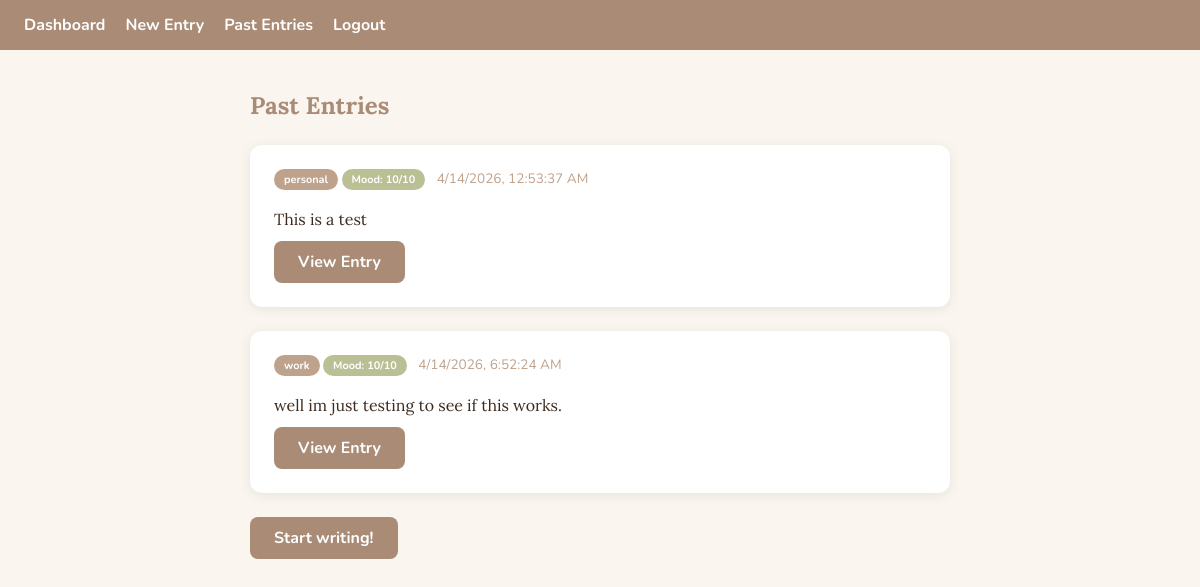
Screenshot of /entries (signed in) with the database file from the repository.
### app.py (models this page shows)
class Entry(db.Model):
                id = db.Column(db.Integer, primary_key=True)
                content = db.Column(db.Text, nullable=False)
                tags = db.Column(db.Text, nullable=True , default="")
                mode = db.Column(db.String(10), default="Personal")
                ai = db.Column(db.Text, nullable=True)
                mood = db.Column(db.Integer, nullable=True)
                created_at = db.Column(db.DateTime, default=datetime.utcnow)
                user_id = db.Column(db.Integer, db.ForeignKey('user.id'), nullable=False)

### app.py (the view)
@app.route('/entries')
@login_required
def entries():
       entries = Entry.query.filter_by(user_id=current_user.id).all()
       return render_template('entries.html', entries=entries)

### app.py (called while the page is built)
@login_manager.user_loader
def load_user(user_id):
    return User.query.get(int(user_id))

### templates/entries.html (shortened to what this page needs)
{% extends 'base.html' %}
{% block content %}
<h2>Past Entries</h2>
{% for entry in entries %}
<div class="entry-card">
    <div class="entry-meta">
        <span class="mode-badge">{{ entry.mode }}</span>
        <span class="mood-badge">Mood: {{ entry.mood }}/10</span>
        <span data-timestamp="{{ entry.created_at.strftime('%Y-%m-%dT%H:%M:%SZ') }}" class="local-time">{{
            entry.created_at.strftime('%B %d, %Y') }}</span>
    </div>
    <p class="entry-preview">{{ entry.content[:100] }}{% if entry.content|length > 100 %}...{% endif %}</p>
    <a href="{{ url_for('entry', id=entry.id) }}" class="btn">View Entry</a>
</div>
{% else %}
<p>No entries yet.</p>
{% endfor %}
<p><a href="{{ url_for('new_entry') }}" class="btn">Start writing!</a></p>
{% endblock %}

### static/style.css (style rules this page uses)
:root { --brown-dark: #A98B76; --brown-mid: #BFA28C; --cream: #F3E4C9; --sage: #BABF94; --text: #3d2b1f; --bg: #faf6ef; --white: #ffffff; }
body { background-color: var(--bg); color: var(--text); font-family: 'Lora', serif; margin: 0; padding: 0; }
h1, h2 { font-family: 'Lora', serif; color: var(--brown-dark); }
.entry-card { background-color: var(--white); border-radius: 12px; padding: 24px; box-shadow: 0 2px 12px rgba(0, 0, 0, 0.08); margin: 24px 0; }
.entry-card p { margin: 8px 0; line-height: 1.7; }
.btn { display: inline-block; background-color: var(--brown-dark); color: var(--white); padding: 10px 24px; border-radius: 8px; text-decoration: none; font-family: 'Nunito', sans-serif; font-weight: 700; }
.entry-meta { font-family: 'Nunito', sans-serif; font-size: 0.85em; color: var(--brown-mid); margin-bottom: 16px; }
.mood-badge { display: inline-block; background-color: var(--sage); color: var(--white); padding: 3px 10px; border-radius: 20px; font-family: 'Nunito', sans-serif; font-size: 0.8em; font-weight: 700; margin-right: 8px; }
.mode-badge { display: inline-block; background-color: var(--brown-mid); color: var(--white); padding: 3px 10px; border-radius: 20px; font-family: 'Nunito', sans-serif; font-size: 0.8em; font-weight: 700; }

### rows the page displays
Entry: mode "personal", mood "10", content "This is a test"
Entry: mode "work", mood "10", content "well im just testing to see if this works."
